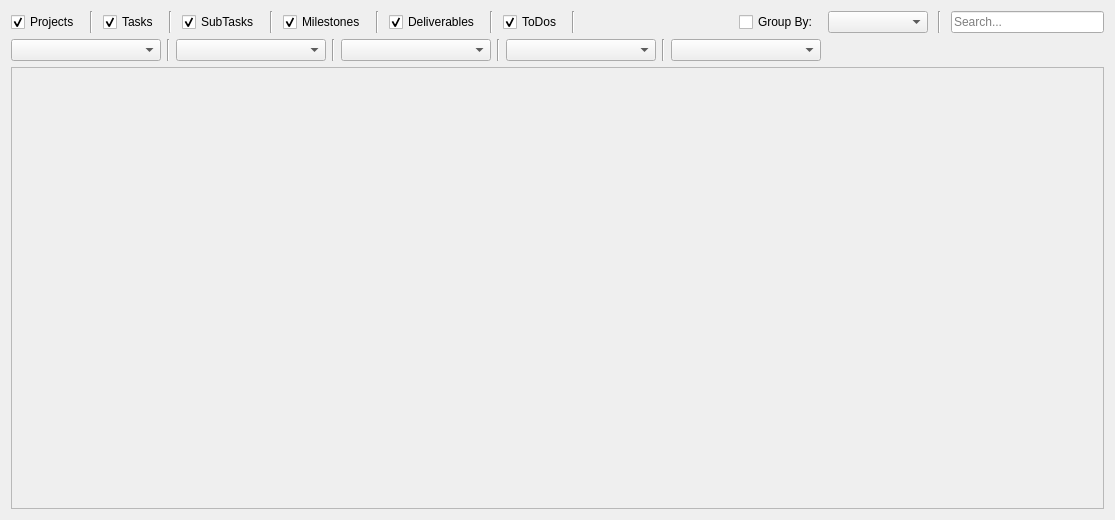
<?xml version="1.0" encoding="UTF-8"?>
<ui version="4.0">
 <class>Frame</class>
 <widget class="QFrame" name="Frame">
  <property name="geometry">
   <rect>
    <x>0</x>
    <y>0</y>
    <width>1115</width>
    <height>520</height>
   </rect>
  </property>
  <property name="windowTitle">
   <string>Frame</string>
  </property>
  <layout class="QVBoxLayout" name="verticalLayout">
   <item>
    <widget class="QFrame" name="sortByOptions">
     <property name="maximumSize">
      <size>
       <width>16777215</width>
       <height>40</height>
      </size>
     </property>
     <property name="frameShape">
      <enum>QFrame::NoFrame</enum>
     </property>
     <property name="frameShadow">
      <enum>QFrame::Plain</enum>
     </property>
     <layout class="QHBoxLayout" name="horizontalLayout_4">
      <property name="spacing">
       <number>10</number>
      </property>
      <property name="leftMargin">
       <number>0</number>
      </property>
      <property name="topMargin">
       <number>0</number>
      </property>
      <property name="rightMargin">
       <number>0</number>
      </property>
      <property name="bottomMargin">
       <number>0</number>
      </property>
      <item>
       <widget class="QCheckBox" name="showAllProjects">
        <property name="text">
         <string>Projects</string>
        </property>
        <property name="checked">
         <bool>true</bool>
        </property>
       </widget>
      </item>
      <item>
       <widget class="Line" name="line_2">
        <property name="orientation">
         <enum>Qt::Vertical</enum>
        </property>
       </widget>
      </item>
      <item>
       <widget class="QCheckBox" name="showAllTasks">
        <property name="text">
         <string>Tasks</string>
        </property>
        <property name="checked">
         <bool>true</bool>
        </property>
       </widget>
      </item>
      <item>
       <widget class="Line" name="line_11">
        <property name="orientation">
         <enum>Qt::Vertical</enum>
        </property>
       </widget>
      </item>
      <item>
       <widget class="QCheckBox" name="showAllSubTasks">
        <property name="text">
         <string>SubTasks</string>
        </property>
        <property name="checked">
         <bool>true</bool>
        </property>
       </widget>
      </item>
      <item>
       <widget class="Line" name="line_5">
        <property name="orientation">
         <enum>Qt::Vertical</enum>
        </property>
       </widget>
      </item>
      <item>
       <widget class="QCheckBox" name="showAllMilestones">
        <property name="text">
         <string>Milestones</string>
        </property>
        <property name="checked">
         <bool>true</bool>
        </property>
       </widget>
      </item>
      <item>
       <widget class="Line" name="line_6">
        <property name="orientation">
         <enum>Qt::Vertical</enum>
        </property>
       </widget>
      </item>
      <item>
       <widget class="QCheckBox" name="showAllDeliverables">
        <property name="text">
         <string>Deliverables</string>
        </property>
        <property name="checked">
         <bool>true</bool>
        </property>
       </widget>
      </item>
      <item>
       <widget class="Line" name="line_7">
        <property name="orientation">
         <enum>Qt::Vertical</enum>
        </property>
       </widget>
      </item>
      <item>
       <widget class="QCheckBox" name="showAllToDos">
        <property name="text">
         <string>ToDos</string>
        </property>
        <property name="checked">
         <bool>true</bool>
        </property>
       </widget>
      </item>
      <item>
       <widget class="Line" name="line_8">
        <property name="orientation">
         <enum>Qt::Vertical</enum>
        </property>
       </widget>
      </item>
      <item>
       <spacer name="horizontalSpacer_3">
        <property name="orientation">
         <enum>Qt::Horizontal</enum>
        </property>
        <property name="sizeType">
         <enum>QSizePolicy::Expanding</enum>
        </property>
        <property name="sizeHint" stdset="0">
         <size>
          <width>40</width>
          <height>20</height>
         </size>
        </property>
       </spacer>
      </item>
      <item>
       <widget class="QCheckBox" name="groupByCheckbox">
        <property name="text">
         <string>Group By:</string>
        </property>
       </widget>
      </item>
      <item>
       <widget class="QComboBox" name="groupByDropdown">
        <property name="minimumSize">
         <size>
          <width>100</width>
          <height>0</height>
         </size>
        </property>
       </widget>
      </item>
      <item>
       <widget class="Line" name="line_3">
        <property name="orientation">
         <enum>Qt::Vertical</enum>
        </property>
       </widget>
      </item>
      <item>
       <widget class="QLineEdit" name="searchManual">
        <property name="placeholderText">
         <string>Search...</string>
        </property>
       </widget>
      </item>
     </layout>
    </widget>
   </item>
   <item>
    <widget class="QFrame" name="descriptorsOptions">
     <property name="maximumSize">
      <size>
       <width>16777215</width>
       <height>40</height>
      </size>
     </property>
     <property name="frameShape">
      <enum>QFrame::NoFrame</enum>
     </property>
     <property name="frameShadow">
      <enum>QFrame::Raised</enum>
     </property>
     <layout class="QHBoxLayout" name="horizontalLayout_6">
      <property name="leftMargin">
       <number>0</number>
      </property>
      <property name="topMargin">
       <number>0</number>
      </property>
      <property name="rightMargin">
       <number>0</number>
      </property>
      <property name="bottomMargin">
       <number>0</number>
      </property>
      <item>
       <widget class="QComboBox" name="categoriesDropdown">
        <property name="minimumSize">
         <size>
          <width>150</width>
          <height>0</height>
         </size>
        </property>
       </widget>
      </item>
      <item>
       <widget class="Line" name="line">
        <property name="orientation">
         <enum>Qt::Vertical</enum>
        </property>
       </widget>
      </item>
      <item>
       <widget class="QComboBox" name="genreDropdown">
        <property name="minimumSize">
         <size>
          <width>150</width>
          <height>0</height>
         </size>
        </property>
       </widget>
      </item>
      <item>
       <widget class="Line" name="line_4">
        <property name="orientation">
         <enum>Qt::Vertical</enum>
        </property>
       </widget>
      </item>
      <item>
       <widget class="QComboBox" name="goalVerbDropdown">
        <property name="minimumSize">
         <size>
          <width>150</width>
          <height>0</height>
         </size>
        </property>
       </widget>
      </item>
      <item>
       <widget class="Line" name="line_9">
        <property name="orientation">
         <enum>Qt::Vertical</enum>
        </property>
       </widget>
      </item>
      <item>
       <widget class="QComboBox" name="useCaseDropdown">
        <property name="minimumSize">
         <size>
          <width>150</width>
          <height>0</height>
         </size>
        </property>
       </widget>
      </item>
      <item>
       <widget class="Line" name="line_10">
        <property name="orientation">
         <enum>Qt::Vertical</enum>
        </property>
       </widget>
      </item>
      <item>
       <widget class="QComboBox" name="statusDropdown">
        <property name="minimumSize">
         <size>
          <width>150</width>
          <height>0</height>
         </size>
        </property>
       </widget>
      </item>
      <item>
       <spacer name="horizontalSpacer_4">
        <property name="orientation">
         <enum>Qt::Horizontal</enum>
        </property>
        <property name="sizeHint" stdset="0">
         <size>
          <width>40</width>
          <height>20</height>
         </size>
        </property>
       </spacer>
      </item>
     </layout>
    </widget>
   </item>
   <item>
    <layout class="QHBoxLayout" name="horizontalLayout">
     <item>
      <widget class="QScrollArea" name="scrollArea">
       <property name="widgetResizable">
        <bool>true</bool>
       </property>
       <widget class="QWidget" name="scrollAreaWidgetContents">
        <property name="geometry">
         <rect>
          <x>0</x>
          <y>0</y>
          <width>1091</width>
          <height>440</height>
         </rect>
        </property>
       </widget>
      </widget>
     </item>
    </layout>
   </item>
  </layout>
 </widget>
 <resources/>
 <connections/>
</ui>
